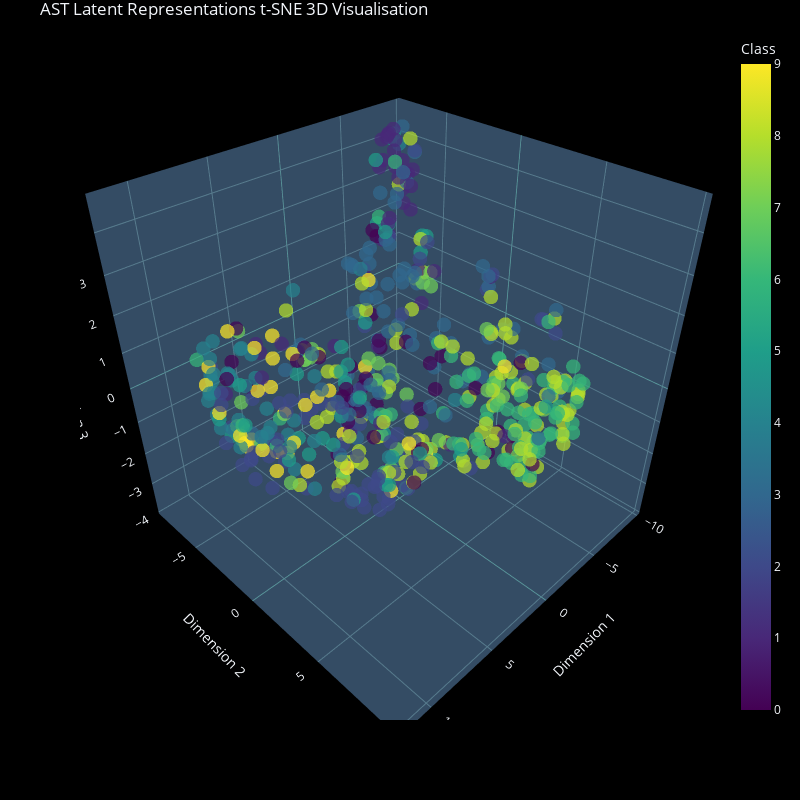

This figure's notebook cell:
### Code cell
tsne_3d_visualization("AST", ast_latent_vectors, labels)

### Figure 1 — Plotly figure (JSON) as saved in the notebook; plotly's stock layout.template omitted (floating-point values rounded to 4 significant figures; data arrays with more than 128 entries replaced by an {"elided": "..."} marker saying what was removed)
{"data": [{"hovertemplate": "x=%{x}<br>y=%{y}<br>z=%{z}<br>Class=%{marker.color}<extra></extra>", "legendgroup": "", "marker": {"color": {"elided": "575 int values"}, "coloraxis": "coloraxis", "symbol": "circle", "opacity": 0.7, "size": 5}, "mode": "markers", "name": "", "scene": "scene", "showlegend": false, "x": {"elided": "575 float values"}, "y": {"elided": "575 float values"}, "z": {"elided": "575 float values"}, "type": "scatter3d"}], "layout": {"scene": {"domain": {"x": [0.0, 1.0], "y": [0.0, 1.0]}, "xaxis": {"title": {"text": "Dimension 1"}, "gridcolor": "#577B8D", "zerolinecolor": "#57A6A1", "backgroundcolor": "#344C64"}, "yaxis": {"title": {"text": "Dimension 2"}, "gridcolor": "#577B8D", "zerolinecolor": "#57A6A1", "backgroundcolor": "#344C64"}, "zaxis": {"title": {"text": "Dimension 3"}, "gridcolor": "#577B8D", "zerolinecolor": "#57A6A1", "backgroundcolor": "#344C64"}, "aspectmode": "cube"}, "coloraxis": {"colorbar": {"title": {"text": "Class"}}, "colorscale": [[0.0, "#440154"], [0.1111, "#482878"], [0.2222, "#3e4989"], [0.3333, "#31688e"], [0.4444, "#26828e"], [0.5556, "#1f9e89"], [0.6667, "#35b779"], [0.7778, "#6ece58"], [0.8889, "#b5de2b"], [1.0, "#fde725"]]}, "legend": {"tracegroupgap": 0}, "title": {"text": "AST Latent Representations t-SNE 3D Visualisation"}, "margin": {"l": 80, "r": 80, "t": 30, "b": 80}, "paper_bgcolor": "black", "plot_bgcolor": "black", "autosize": false, "width": 800, "height": 800}}
